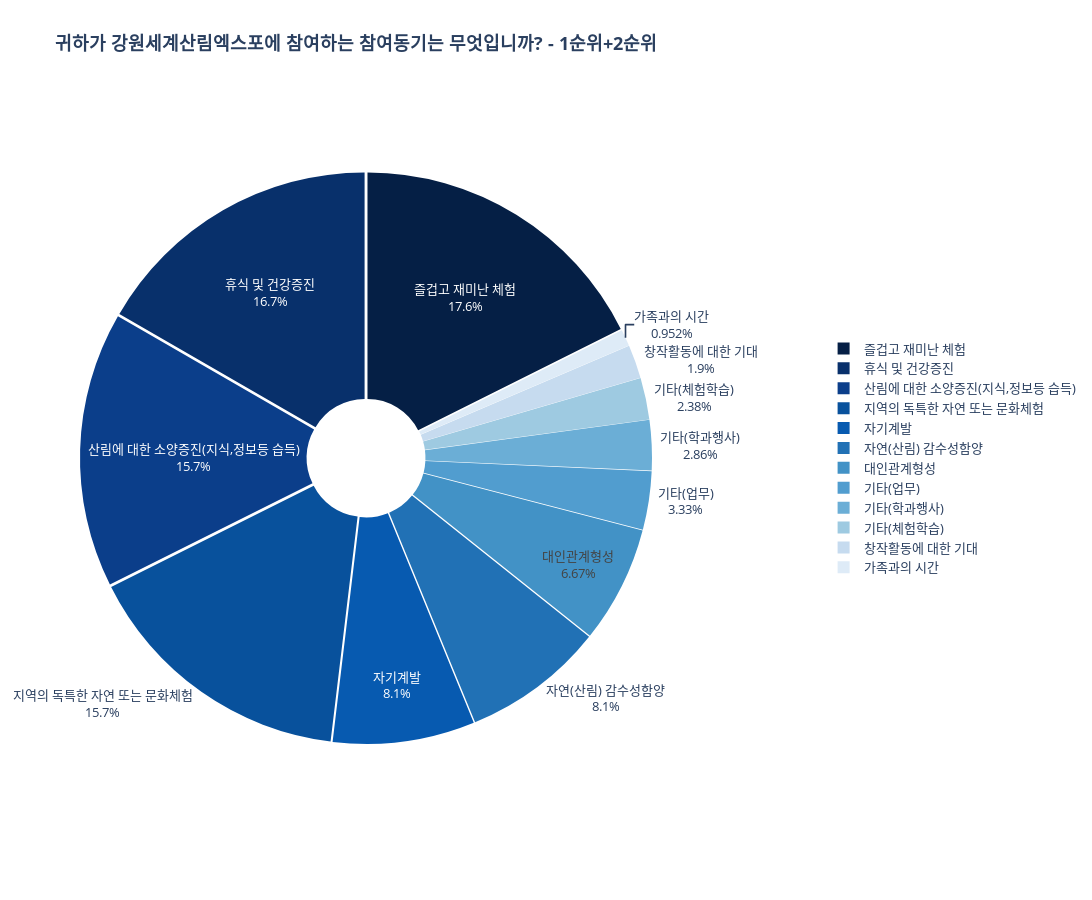

This figure's notebook cell:
### Code cell
# 빈도를 비율로 변환
frequency1_C['비율'] = frequency1_C['1순위+2순위_빈도'] / frequency1_C['1순위+2순위_빈도'].sum()

# 파이 차트 시각화 (크기 조절)
fig = px.pie(frequency1_C, values='비율', names='값', title="<b>귀하가 강원세계산림엑스포에 참여하는 참여동기는 무엇입니까? - 1순위+2순위</b>", hole=0.2,
                color_discrete_sequence=color_scale)
fig.update_layout(
    font=dict(size=13),
    height=900,  # 그림의 높이 설정
    width=1400,    # 그림의 너비 설정
    legend=dict(x=1.3, y=0.5)  # 범례 위치 조정 (x, y 조절 가능)
)
# 차트 내에 비율 숫자 직접 표시
pull_lst = [0.01] * 12
fig.update_traces(textinfo='percent+label', pull=pull_lst, insidetextorientation='horizontal')  # 비율 숫자를 라벨과 함께 표시

fig.show()

### Figure 1 — Plotly figure (JSON) as saved in the notebook; plotly's stock layout.template omitted (floating-point values rounded to 4 significant figures)
{"data": [{"domain": {"x": [0, 1], "y": [0, 1]}, "hole": 0.2, "hovertemplate": "값=%{label}<br>비율=%{value}<extra></extra>", "insidetextorientation": "horizontal", "labels": ["즐겁고 재미난 체험", "휴식 및 건강증진", "산림에 대한 소양증진(지식,정보등 습득)", "지역의 독특한 자연 또는 문화체험", "자기계발", "자연(산림) 감수성함양", "대인관계형성", "기타(업무)", "기타(학과행사)", "기타(체험학습)", "창작활동에 대한 기대", "가족과의 시간"], "legendgroup": "", "name": "", "pull": [0.01, 0.01, 0.01, 0.01, 0.01, 0.01, 0.01, 0.01, 0.01, 0.01, 0.01, 0.01], "showlegend": true, "textinfo": "percent+label", "type": "pie", "values": [0.1762, 0.1667, 0.1571, 0.1571, 0.08095, 0.08095, 0.06667, 0.03333, 0.02857, 0.02381, 0.01905, 0.009524]}], "layout": {"font": {"size": 13}, "height": 900, "legend": {"tracegroupgap": 0, "x": 1.3, "y": 0.5}, "piecolorway": ["rgb(5,31,69)", "rgb(8,48,107)", "rgb(11,62,138)", "rgb(8,81,156)", "rgb(7,90,176)", "rgb(33,113,181)", "rgb(66,146,198)", "rgb(81,157,207)", "rgb(107,174,214)", "rgb(158,202,225)", "rgb(198,219,239)", "rgb(222,235,247)", "rgb(247,251,255)"], "title": {"text": "<b>귀하가 강원세계산림엑스포에 참여하는 참여동기는 무엇입니까? - 1순위+2순위</b>"}, "width": 1400}}
